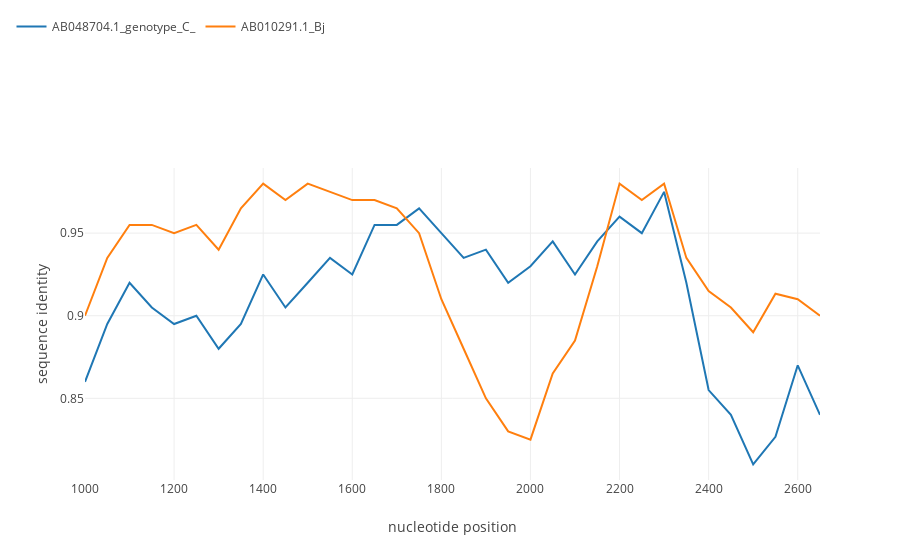

The notebook cell saved with this chart:
### Markdown cell above
By default 'simgen' method plots the whole alignment. But after initial exploration, we can take a closer look at a particular region by passing the 'region' parameter to the simgen method. We can slice the alignment by using this parameter. 'region' must be a tuple or a list with two integers: the start and the end position of the alignment slice.
```
region = (start, end)
```

### Code cell
sim.simgen(window=200, shift=50, pot_rec=1, region=(1000, 2700))

### Figure 1 — Plotly figure (JSON) as saved in the notebook; plotly's stock layout.template omitted (floating-point values rounded to 4 significant figures)
{"data": [{"name": "AB048704.1_genotype_C_", "type": "scatter", "uid": "c1c18b3a-b10f-11e8-9224-509a4c2ed471", "x": [1000, 1050, 1100, 1150, 1200, 1250, 1300, 1350, 1400, 1450, 1500, 1550, 1600, 1650, 1700, 1750, 1800, 1850, 1900, 1950, 2000, 2050, 2100, 2150, 2200, 2250, 2300, 2350, 2400, 2450, 2500, 2550, 2600, 2650, 2700], "y": [0.86, 0.895, 0.92, 0.905, 0.895, 0.9, 0.88, 0.895, 0.925, 0.905, 0.92, 0.935, 0.925, 0.955, 0.955, 0.965, 0.95, 0.935, 0.94, 0.92, 0.93, 0.945, 0.925, 0.945, 0.96, 0.95, 0.975, 0.92, 0.855, 0.84, 0.81, 0.8267, 0.87, 0.84]}, {"name": "AB010291.1_Bj", "type": "scatter", "uid": "c1c18b3b-b10f-11e8-b326-509a4c2ed471", "x": [1000, 1050, 1100, 1150, 1200, 1250, 1300, 1350, 1400, 1450, 1500, 1550, 1600, 1650, 1700, 1750, 1800, 1850, 1900, 1950, 2000, 2050, 2100, 2150, 2200, 2250, 2300, 2350, 2400, 2450, 2500, 2550, 2600, 2650, 2700], "y": [0.9, 0.935, 0.955, 0.955, 0.95, 0.955, 0.94, 0.965, 0.98, 0.97, 0.98, 0.975, 0.97, 0.97, 0.965, 0.95, 0.91, 0.88, 0.85, 0.83, 0.825, 0.865, 0.885, 0.93, 0.98, 0.97, 0.98, 0.935, 0.915, 0.905, 0.89, 0.9133, 0.91, 0.9]}], "layout": {"legend": {"orientation": "h", "x": -0.1, "y": 1.5}, "xaxis": {"title": "nucleotide position"}, "yaxis": {"title": "sequence identity"}}}
